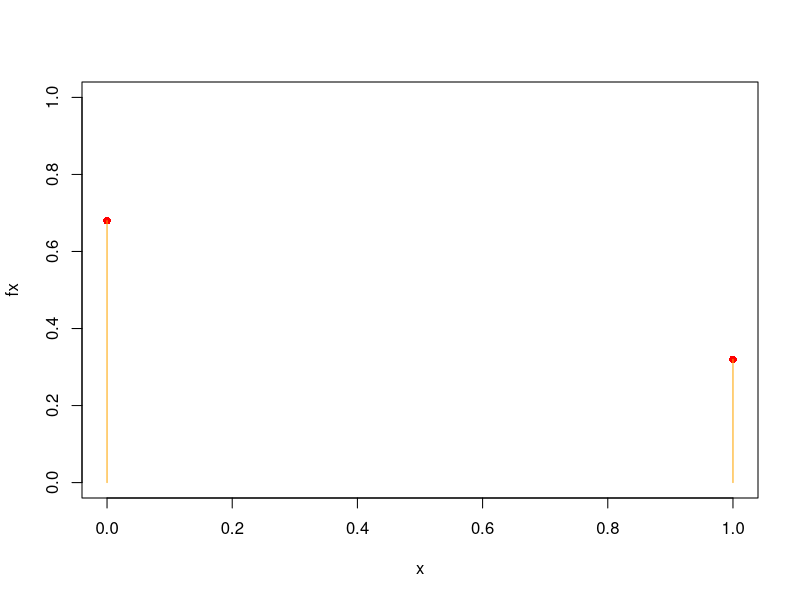
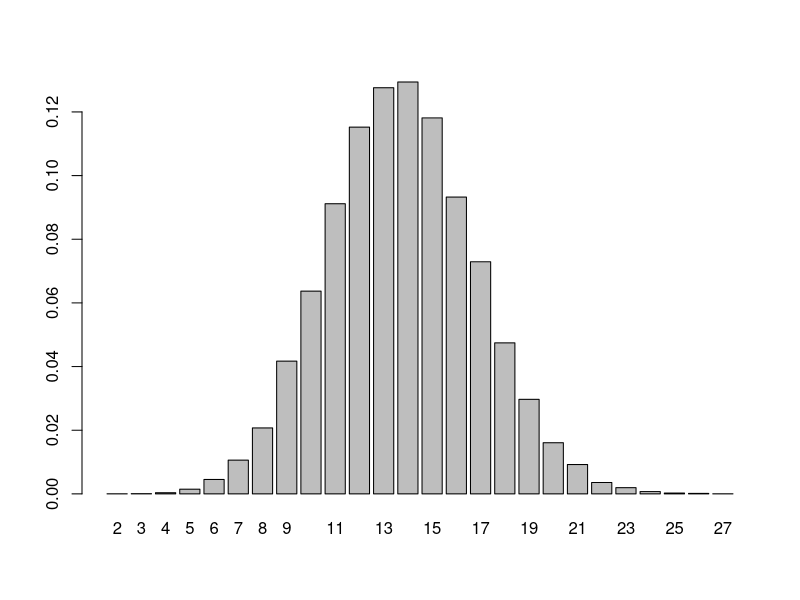
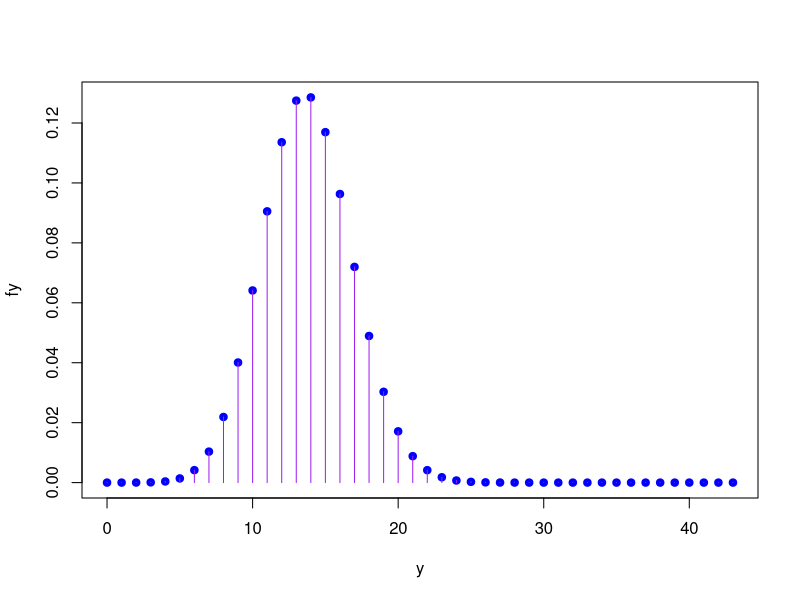
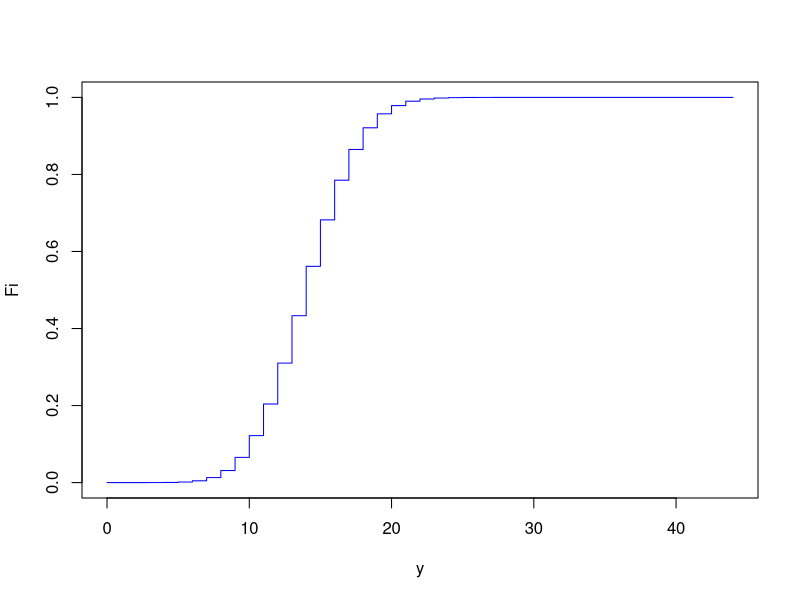
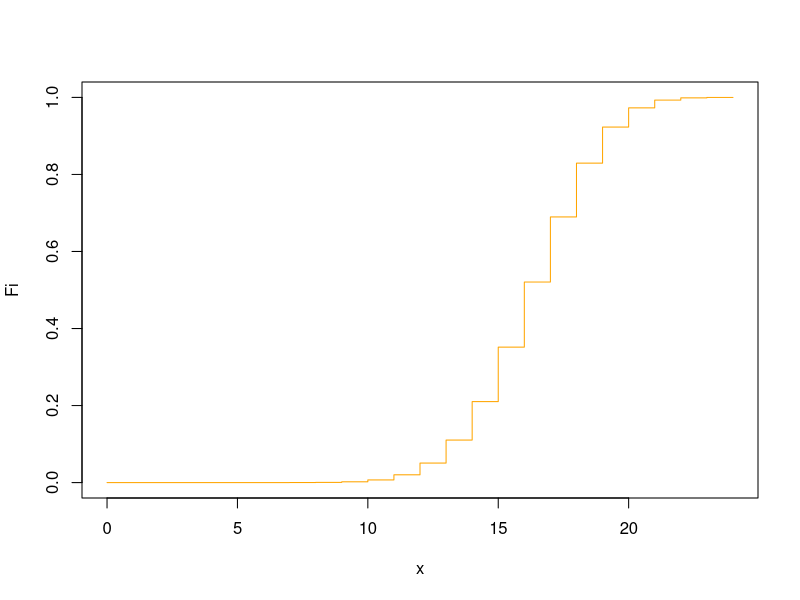

Reproduce these figures in R, in order.
#Solucion Pregunta 1

x<- c(0,1)
fx<- c(0.68, 0.32)

#tabla de prob 
cbind(x,fx) #poner los vectores en columnas
plot(x,fx, pch=16, col="red",ylim=c(0,1)) #pch pone la bola negra completa
lines(x,fx, type="h", col="orange")

mu<-sum(x*fx); mu #media (probabilidad de que alguien cuando entre por la puerta diga que tiene 2 o +)

sigmasq <- sum((x-mu)^2*fx); sigmasq 



n<-43
sum(sample(x,n, prob=fx, replace=TRUE))

Y<-function(i)sum(sample(x,n, prob=fx, replace=TRUE)) #sample() se utiliza para realizar muestreo aleatorio. Si es FALSE, no se repiten elementos.
Y
#Y=NUM DE si EN UNA ENCUESTA

#bucle
m<- 40000
muestra<- sapply(1:m,Y)
fi<- table(muestra)/m
fi

#frecuencias relativas  

data.frame(fi, Fi=cumsum(fi))

barplot(fi)

##

dbinom(13,43,0.32)
###

#tabla de probabilidad
data.frame(Y=0:43, Prob=dbinom(0:43,43,0.32))

y<-0:43
fy<- dbinom(y,43,0.32)

plot(y,fy,pch=19, col="blue") #binomial
lines(y,fy, col="purple", type="h")
dbinom(13,43,0.32)#respuesta pregunta 1

#tabla de prob
y<- 0:44
Pi<-dbinom(y,44,0.32)
df<-data.frame(Y=y,Prob=Pi);df

#Frecuencia acumulada
Fi<-cumsum(df$Prob)
pbinom(16,44,0.32)#respuesta pregunta 2
plot(y,Fi,type="s", col="blue")

###

x<- 0:24
Pi<- dbinom(x,24,0.68)
mu<-sum(x*Pi);mu
sum((x-mu)^2*Pi)
Fi<-cumsum(Pi);Fi
plot(x,Fi,type="s", col="orange")
qbinom(0.25,24,0.68)
